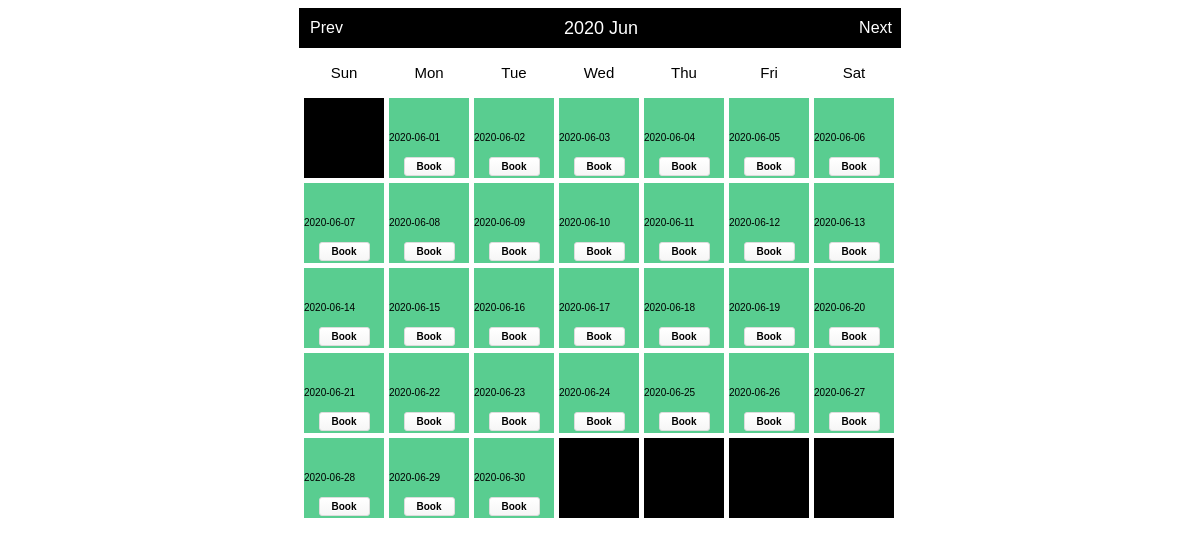
The page /Index1.php?month=06&year=2020 on the database as committed earlier.
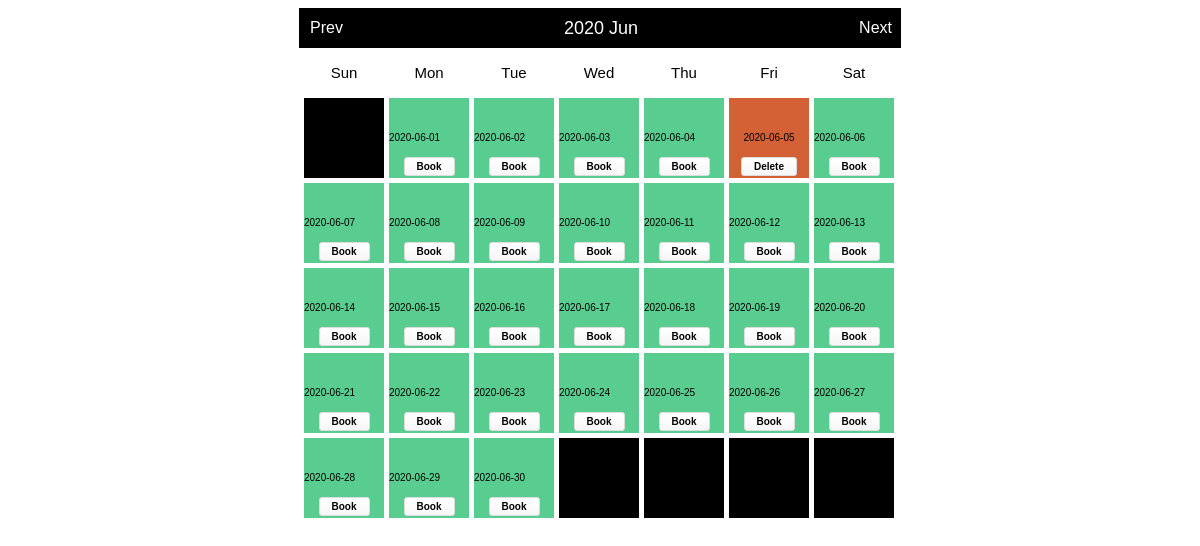
The same page on the database as committed later.
### tables this page shows
CREATE TABLE "bookings" (
	"id"	INTEGER PRIMARY KEY AUTOINCREMENT,
	"booking_date"	NUMERIC,
	"User_id"	INTEGER
);

### booking.php (called while the page is built, shortened)
<?php
class Booking
{
    private $dbh;
    private $bookingsTableName = 'bookings';
    public function __construct()
    {
            $this->dbh = new PDO ('sqlite:Database\Takterassen.db');
    }
    public function index()
{
    $statement = $this->dbh->query('SELECT * FROM ' . $this->bookingsTableName);
    return $statement->fetchAll(PDO::FETCH_ASSOC);
}
}

### bookablecell.php (the view, shortened to what the changed rows need)
<?php
class BookableCell
{
    private $booking;
    private $currentURL;
    public function __construct(Booking $booking)
    {
        $this->booking = $booking;
        $this->currentURL = htmlentities($_SERVER['REQUEST_URI']);
    }
    public function update(Calendar $cal)
    {
        if ($this->isDateBooked($cal->getCurrentDate())) {
            return $cal->cellContent =
                $this->bookedCell($cal->getCurrentDate());
        }
        if (!$this->isDateBooked($cal->getCurrentDate())) {
            return $cal->cellContent =
                $this->openCell($cal->getCurrentDate());
        }
    }
    private function openCell($date)
    {
        return '<div class="open">  '. $date . '      ' . $this->bookingForm($date) . '</div>';
    }
    private function bookedCell($date)
    {
        $userid = $_SESSION['user_id'];
        if ($this->UserId($date) === $userid) {return '<div class="bookedbyme">'. $date . ' ' . $this->deleteForm($this->bookingId($date)) . '</div>';}
        else {return '<div class="booked">   '. $date . '       ' . $this->deleteForm($this->bookingId($date)) . '</div>';}
    }
    private function isDateBooked($date)
    {
        return in_array($date, $this->bookedDates());
    }
    private function bookedDates()
    {
        return array_map(function ($record) {
            return $record['booking_date'];
        }, $this->booking->index());
    }
    private function bookingId($date)
    {
        $booking = array_filter($this->booking->index(), function ($record) use ($date) {
            return $record['booking_date'] == $date;
        });
        $result = array_shift($booking);
        return $result['id'];
    }
    private function Userid($date)
    {
        $booking = array_filter($this->booking->index(), function ($record) use ($date) {
            return $record['booking_date'] == $date;
        });
        $result = array_shift($booking);
        return $result['User_id'];
    }
    private function bookingForm($date)
    {
        return
            '<form  method="post" action="' . $this->currentURL . '">' .
            '<input type="hidden" name="add" />' .
            '<input type="hidden" name="date" value="' . $date . '" />' .
            '<input class="submit" type="submit" value="Book" />' .
            '</form>';
    }
    private function deleteForm($id)
    {
        return
            '<form onsubmit="return confirm(\'Are you sure to cancel?\');" method="post" action="' . $this->currentURL . '">' .
            '<input type="hidden" name="delete" />' .
            '<input type="hidden" name="id" value="' . $id . '" />' .
            '<input class="submit" type="submit" value="Delete" />' .
            '</form>';
    }
}

### calendar.php (shortened to what the changed rows need)
<?php
class Calendar
{
    public function __construct()
    {
        $this->naviHref = htmlentities($_SERVER['PHP_SELF']);
    }
    protected $observers = array();
    private $dayLabels = array("Mon", "Tue", "Wed", "Thu", "Fri", "Sat", "Sun");
    private $currentYear = 0;
    private $currentMonth = 0;
    private $currentDay = 0;
    private $currentDate = null;
    private $daysInMonth = 0;
    private $sundayFirst = true;
    private $naviHref = null;
    public function attachObserver($type, $observer)
    {
        $this->observers[$type][] = $observer;
    }
    public function notifyObserver($type)
    {
        if (isset($this->observers[$type])) {
            foreach ($this->observers[$type] as $observer) {
                $observer->update($this);
            }
        }
    }
    public function getCurrentDate()
    {
        return $this->currentDate;
    }
    public function show($month = null, $year = null, $attributes = false)
    {
        if (null == $year && isset($_GET['year'])) {
            $year = $_GET['year'];
        } else if (null == $year) {
            $year = date("Y", time());
        }
        if (null == $month && isset($_GET['month'])) {
            $month = $_GET['month'];
        } else if (null == $month) {
            $month = date("m", time());
        }
        $this->currentYear = $year;
        $this->currentMonth = $month;
        $this->daysInMonth = $this->_daysInMonth($month, $year);
        $content = '<div id="calendar">' .
            '<div class="box">' .
            $this->_createNavi() .
            '</div>' .
            '<div class="box-content">' .
            '<ul class="label">' . $this->_createLabels() . '</ul>';
        $content .= '<div class="clear"></div>';
        $content .= '<ul class="dates">';
        for ($i = 0; $i < $this->_weeksInMonth($month, $year); $i++) {
            for ($j = 1; $j <= 7; $j++) {
                $content .= $this->_showDay($i * 7 + $j, $attributes);
            }
        }
        $content .= '</ul>';
        $content .= '<div class="clear"></div>';
        $content .= '</div>';
        $content .= '</div>';
        return $content;
    }
    private function _showDay($cellNumber, $attributes = false)
    {
        if ($this->currentDay == 0) {
            $firstDayOfTheWeek = date('N', strtotime($this->currentYear . '-' . $this->currentMonth . '-01'));
            if ($this->sundayFirst) {
                if ($firstDayOfTheWeek == 7) {
                    $firstDayOfTheWeek = 1;
                } else {
                    $firstDayOfTheWeek++;
                }
            }
            if (intval($cellNumber) == intval($firstDayOfTheWeek)) {
                $this->currentDay = 1;
            }
        }
        if (($this->currentDay != 0) && ($this->currentDay <= $this->daysInMonth)) {
            $this->currentDate = date('Y-m-d', strtotime($this->currentYear . '-' . $this->currentMonth . '-' . ($this->currentDay)));
            $cellContent = $this->_createCellContent($attributes);
            $this->currentDay++;
        } else {
            $this->currentDate = null;
            $cellContent = null;
        }
        return '<li id="li-' . $this->currentDate . '" class="' . ($cellNumber % 7 == 1 ? ' start ' : ($cellNumber % 7 == 0 ? ' end ' : ' ')) .
            ($cellContent == null ? 'mask' : '') . '">' . $cellContent . '</li>';
    }
    private function _createNavi()
    {
        $nextMonth = $this->currentMonth == 12 ? 1 : intval($this->currentMonth) + 1;
        $nextYear = $this->currentMonth == 12 ? intval($this->currentYear) + 1 : $this->currentYear;
        $preMonth = $this->currentMonth == 1 ? 12 : intval($this->currentMonth) - 1;
        $preYear = $this->currentMonth == 1 ? intval($this->currentYear) - 1 : $this->currentYear;
        return
            '<div class="header">' .
            '<a class="prev" href="' . $this->naviHref . '?month=' . sprintf('%02d', $preMonth) . '&year=' . $preYear . '">Prev</a>' .
            '<span class="title">' . date('Y M', strtotime($this->currentYear . '-' . $this->currentMonth . '-1')) . '</span>' .
            '<a class="next" href="' . $this->naviHref . '?month=' . sprintf("%02d", $nextMonth) . '&year=' . $nextYear . '">Next</a>' .
            '</div>';
    }
    private function _createLabels()
    {
        if ($this->sundayFirst) {
            $temp = $this->dayLabels[0];
            for ($i = 1; $i < sizeof($this->dayLabels); $i++) {
                $tmp = $this->dayLabels[$i];
                $this->dayLabels[$i] = $temp;
                $temp = $tmp;
            }
            $this->dayLabels[0] = $temp;
        }
        $content = '';
        foreach ($this->dayLabels as $index => $label) {
            $content .= '<li class="' . ($label == 6 ? 'end title' : 'start title') . ' title">' . $label . '</li>';
        }
        return $content;
    }
    private function _createCellContent($setting = false)
    {
        $this->cellContent = $this->currentDay;
        $this->notifyObserver('showCell');
        return $this->cellContent;
    }
    private function _weeksInMonth($month = null, $year = null)
    {
        $daysInMonths = $this->_daysInMonth($month, $year);
        $numOfweeks = ($daysInMonths % 7 == 0 ? 0 : 1) + intval($daysInMonths / 7);
        $monthEndingDay = date('N', strtotime($year . '-' . $month . '-' . $daysInMonths));
        $monthStartDay = date('N', strtotime($year . '-' . $month . '-01'));
        return $numOfweeks;
    }
    private function _daysInMonth($month = null, $year = null)
    {
        return date('t', strtotime($year . '-' . $month . '-01'));
    }
}

Rows that differ between the two databases and show on the page:
added bookings: booking_date "2020-06-05"
Other text that changed with them:
list line gone: "2020-06-05 Book"
new list line: "Delete"
